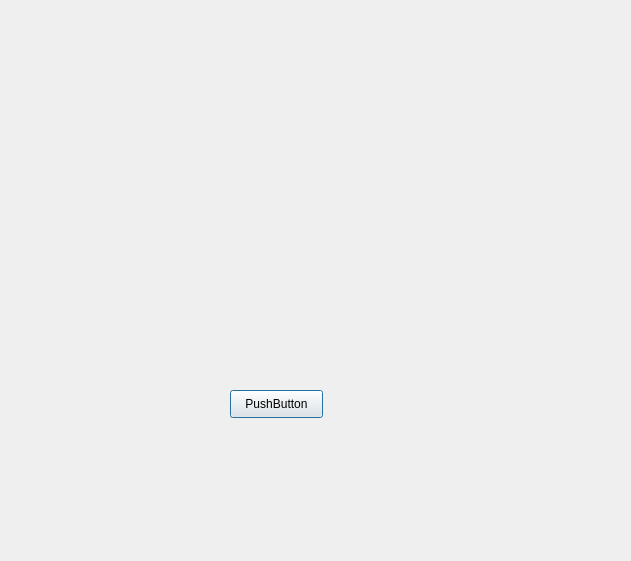
<?xml version="1.0" encoding="UTF-8"?>
<ui version="4.0">
 <class>Dialog</class>
 <widget class="QDialog" name="Dialog">
  <property name="geometry">
   <rect>
    <x>0</x>
    <y>0</y>
    <width>631</width>
    <height>561</height>
   </rect>
  </property>
  <property name="windowTitle">
   <string>Dialog</string>
  </property>
  <widget class="QPushButton" name="pushButton">
   <property name="geometry">
    <rect>
     <x>230</x>
     <y>390</y>
     <width>93</width>
     <height>28</height>
    </rect>
   </property>
   <property name="text">
    <string>PushButton</string>
   </property>
  </widget>
 </widget>
 <resources/>
 <connections/>
</ui>
